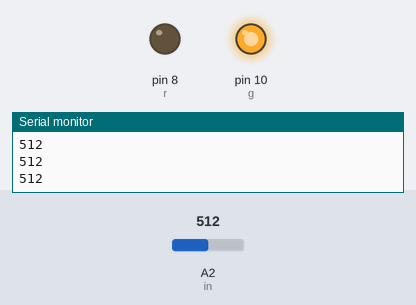
Bench run of a sketch on a simulated Arduino Uno, built with avr-gcc and run on an emulated ATmega328P. Shown: output pins drawn as LEDs (lit = HIGH), the last lines printed to the serial monitor. The inputs (shaded band) are chosen by the test bench; at power-on: A2 (in) = 512.

Above: at 1.2 s.
1.3 s: A2 (in) set to 265
2.8 s: A2 (in) set to 233
At 3.1 s:
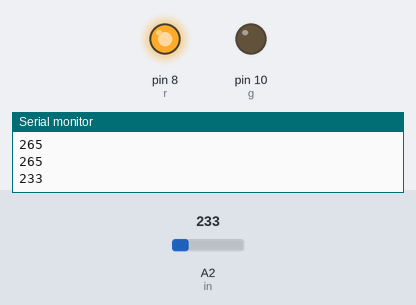
4.3 s: A2 (in) set to 260
At 5.1 s:
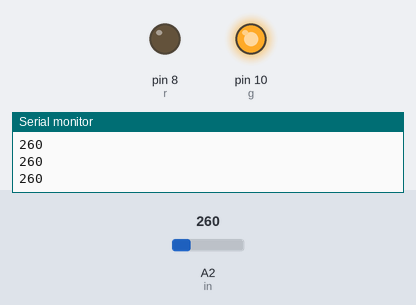
5.8 s: A2 (in) set to 240
At 6.6 s:
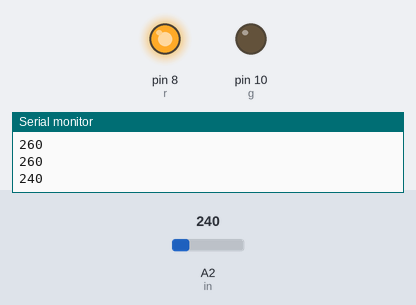
Timing chart, 0 to 8.3 s (numbered marks = the images above; inputs shaded):
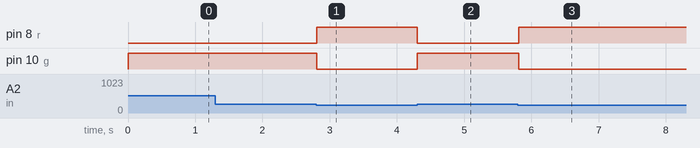

The sketch:

LDRb.ino
```cpp
int in=A2;
int lval;
int a=1;
int r=8;
int g=10;
void setup() {
pinMode(in,INPUT);
pinMode(r,OUTPUT);
pinMode(g,OUTPUT);
Serial.begin(9600);
}

void loop() {
lval=analogRead(in);
Serial.println(lval);
delay(a);
while (lval<250) {
  digitalWrite(r,HIGH);
  digitalWrite(g,LOW);
  lval=analogRead(in);
}
digitalWrite(g,HIGH);
digitalWrite(r,LOW);
}
```

Measured:
- the behaviour switches between 250 and 249 on A2 (in) (found by bisection; images 0 and 1)
- after the input at 2.8 s, pin 8 (r): LOW → HIGH at once; pin 10 (g): HIGH → LOW at once
- after the input at 4.3 s, pin 8 (r): HIGH → LOW at once; pin 10 (g): LOW → HIGH at once
- after the input at 5.8 s, pin 8 (r): LOW → HIGH at once; pin 10 (g): HIGH → LOW at once
